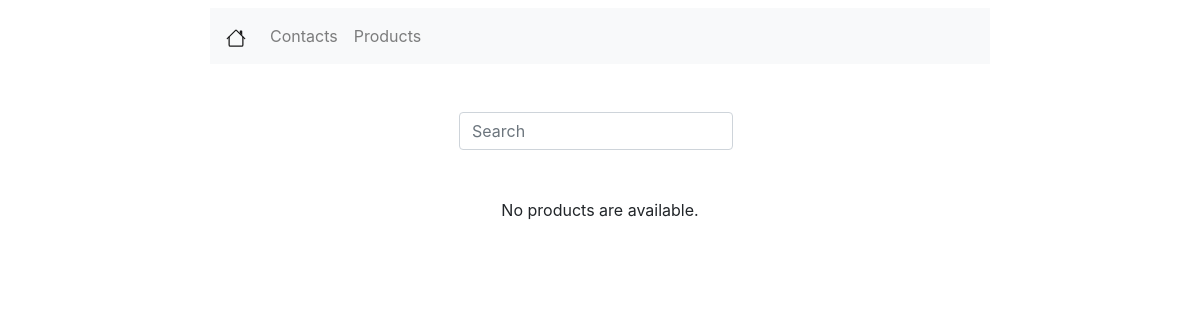
Before: /products/ with the older database file.
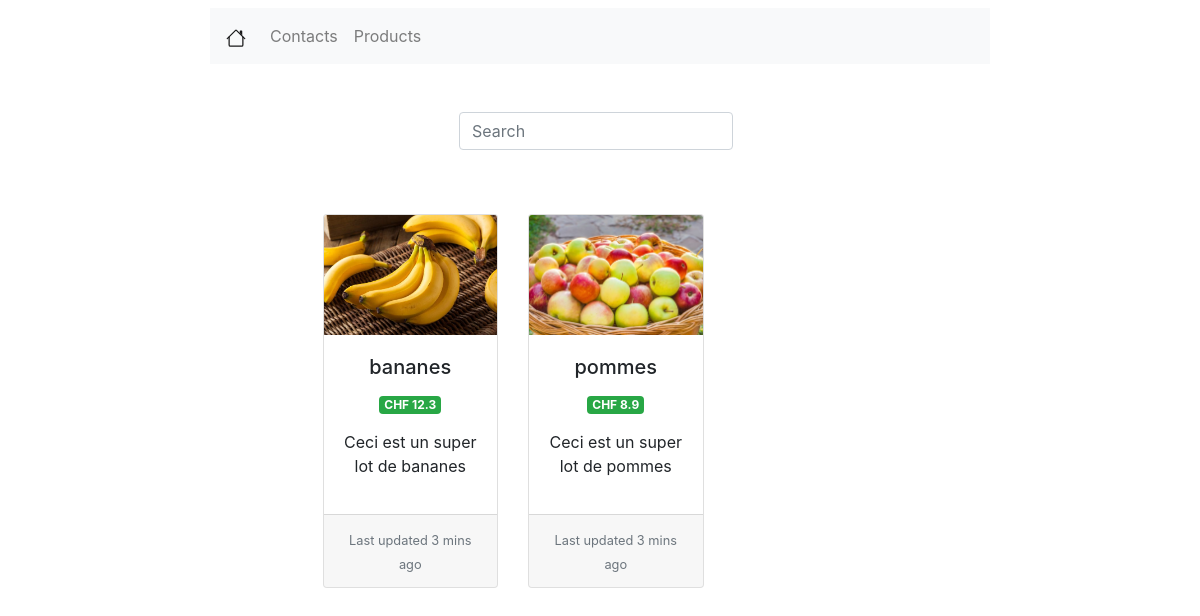
After: the same page with the newer database file.
### products/models.py (models this page shows)
class Product(models.Model):
    name = models.CharField(verbose_name="Nom du produit", max_length=50)
    price = models.FloatField(verbose_name="Prix du produit")
    description = models.TextField(verbose_name="Description du produit", null=True)
    picture = models.ImageField(verbose_name="Illustrations", upload_to='products', null=True)
    categ_id = models.ForeignKey(ProductCategory, on_delete=models.CASCADE, null=True)
    tax_ids = models.ManyToManyField("tax.AccountTax")

### products/views.py (the view)
# urls.py: path('', views.IndexView.as_view(), name='contacts'),
class IndexView(generic.ListView):
    template_name = 'product/products_listview.html'
    context_object_name = 'products_list'
    def get_queryset(self):
        return Product.objects.all()

### products/templates/product/products_listview.html (shortened to what this page needs)
{% extends 'viewlist/viewlist.html' %}
{% load static %}
{% block viewlist %}
    <div class="row mx-auto mt-5 justify-content-center">
        <form class="form-inline">
            <input class="form-control mr-sm-2" type="search" placeholder="Search" aria-label="Search">
        </form>
    </div>
    <div class="row mx-auto mt-5 justify-content-center">
        {% if products_list %}
            <div class="card-deck w-50">
                {% for product in products_list %}
                    <div class="card text-center mt-3" style="min-width: 30%; max-width: 30%">
                        <a href="#">
                            <img src="{% static product.picture %}" class="card-img-top" alt="..."
                                 style="width: 100%; height: 10vw;
                                 object-fit: cover;">
                        </a>
                        <div class="card-body">
                            <h5 class="card-title">{{ product.name }}</h5>
                            <p class="badge badge-success">CHF {{ product.price }}</p>
                            <p class="card-text">{{ product.description }}</p>
                        </div>
                        <div class="card-footer">
                            <small class="text-muted">Last updated 3 mins ago</small>
                        </div>
                    </div>
                {% endfor %}
            </div>
        {% else %}
            <p>No products are available.</p>
        {% endif %}
    </div>
{% endblock %}

### viewlist/templates/viewlist/viewlist.html (shortened to what this page needs)
{% extends 'index/index.html' %}
{% block content %}
    <nav class="navbar navbar-expand-lg navbar-light bg-light mt-2 col-md-8 offset-md-2">
        <a class="navbar-brand" href="{% url 'home' %}">
        </a>
        <div class="collapse navbar-collapse" id="navbarNav">
            <ul class="navbar-nav">
                <li class="nav-item">
                    <a class="nav-link" href="{% url 'contacts' %}">Contacts</a>
                </li>
                <li class="nav-item">
                    <a class="nav-link" href="{% url 'products' %}">Products</a>
                </li>
            </ul>
        </div>
    </nav>
    {% block viewlist %}
    {% endblock %}
{% endblock %}

### index/templates/index/index.html (shortened to what this page needs)
<!doctype html>
<html lang="en">
  <head>
    <link rel="stylesheet" href="https://cdn.jsdelivr.net/npm/bootstrap@4.5.3/dist/css/bootstrap.min.css">
  </head>
    <body>
        <div class="container-fluid">
            {% block content %}
            {% endblock %}
        </div>
    </body>
</html>

Changed rows visible on the page:
added Product: picture (picture), name "bananes", price "12.3", description "Ceci est un super lot de bananes"
added Product: picture (picture), name "pommes", price "8.9", description "Ceci est un super lot de pommes"
Other visible differences:
text no longer shown: "No products are available."
